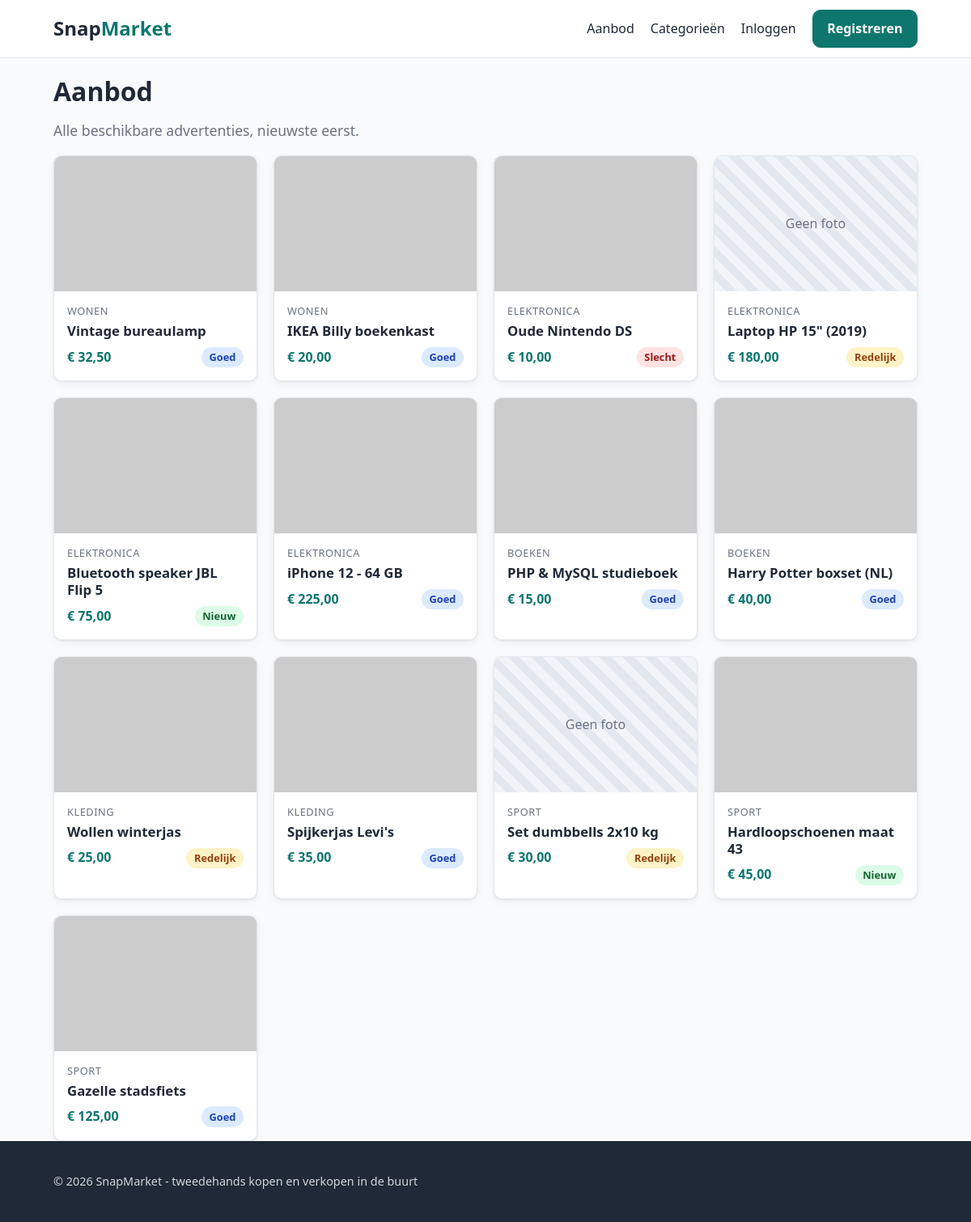
The page /items_index.php on the database its author committed.
### tables this page shows
CREATE TABLE items (
    id INT UNSIGNED NOT NULL AUTO_INCREMENT,
    titel VARCHAR(100) NOT NULL,
    omschrijving TEXT NOT NULL,
    prijs INT UNSIGNED NOT NULL,
    conditie ENUM('nieuw', 'goed', 'redelijk', 'slecht') NOT NULL,
    status ENUM('beschikbaar', 'verkocht') NOT NULL DEFAULT 'beschikbaar',
    foto_url VARCHAR(255) NULL,
    user_id INT UNSIGNED NOT NULL,
    category_id INT UNSIGNED NOT NULL,
    deleted_at DATETIME NULL,
    created_at TIMESTAMP NOT NULL DEFAULT CURRENT_TIMESTAMP,
    PRIMARY KEY (id),
    CONSTRAINT fk_items_user FOREIGN KEY (user_id) REFERENCES users (id),
    CONSTRAINT fk_items_category FOREIGN KEY (category_id) REFERENCES categories (id)
);

CREATE TABLE categories (
    id INT UNSIGNED NOT NULL AUTO_INCREMENT,
    naam VARCHAR(50) NOT NULL,
    omschrijving VARCHAR(255) NOT NULL,
    PRIMARY KEY (id),
    UNIQUE KEY uq_categories_naam (naam)
);

### www/functions.php (called while the page is built, shortened)
<?php
function formatPrijs($centen)
{
    return '€ ' . number_format($centen / 100, 2, ',', '.');
}

### www/item_card.php (the view, shortened to what this page needs)
<a class="card" href="item_detail.php?id=<?php echo $item['id']; ?>">
    <div class="card-image">
        <?php if (!empty($item['foto_url'])) : ?>
            <img src="<?php echo htmlspecialchars($item['foto_url']); ?>" alt="<?php echo htmlspecialchars($item['titel']); ?>" loading="lazy">
        <?php else : ?>
            <div class="no-image">Geen foto</div>
        <?php endif; ?>
    </div>
    <div class="card-body">
        <p class="card-category"><?php echo htmlspecialchars($item['categorie_naam']); ?></p>
        <h3 class="card-title"><?php echo $item['titel']; ?></h3>
        <div class="card-meta">
            <span class="price"><?php echo formatPrijs($item['prijs']); ?></span>
            <span class="badge badge-<?php echo htmlspecialchars($item['conditie']); ?>"><?php echo htmlspecialchars(ucfirst($item['conditie'])); ?></span>
        </div>
    </div>
</a>

### www/items_index.php (shortened to what this page needs)
<?php
require 'database.php';
require 'functions.php';
$category = null;
if ($category) {
    $sql = "SELECT items.*, categories.naam AS categorie_naam
            FROM items
            JOIN categories ON items.category_id = categories.id
            WHERE items.status = 'beschikbaar' AND items.deleted_at IS NULL
            AND items.category_id = :category_id
            ORDER BY items.created_at DESC";
    $stmt = $conn->prepare($sql);
    $stmt->execute(['category_id' => $category['id']]);
} else {
    $sql = "SELECT items.*, categories.naam AS categorie_naam
            FROM items
            JOIN categories ON items.category_id = categories.id
            WHERE items.status = 'beschikbaar' AND items.deleted_at IS NULL
            ORDER BY items.created_at DESC";
    $stmt = $conn->prepare($sql);
    $stmt->execute();
}
$items = $stmt->fetchAll(PDO::FETCH_ASSOC);
require 'header.php';
?>
<main class="container">
    <?php if ($category) : ?>
        <p class="breadcrumb"><a href="items_index.php">Aanbod</a> / <?php echo htmlspecialchars($category['naam']); ?></p>
        <h1><?php echo htmlspecialchars($category['naam']); ?></h1>
        <p class="lead"><?php echo htmlspecialchars($category['omschrijving']); ?></p>
    <?php else : ?>
        <h1>Aanbod</h1>
        <p class="lead">Alle beschikbare advertenties, nieuwste eerst.</p>
    <?php endif; ?>
    <?php if (empty($items)) : ?>
        <p class="empty">Er zijn hier nog geen advertenties.</p>
    <?php else : ?>
        <div class="grid">
            <?php foreach ($items as $item) : ?>
                <?php include 'item_card.php'; ?>
            <?php endforeach; ?>
        </div>
    <?php endif; ?>
</main>
<?php require 'footer.php'; ?>

### www/css/style.css (style rules this page uses)
:root { --color-primary: #0f766e; --color-primary-dark: #115e59; --color-accent: #f59e0b; --color-text: #1f2937; --color-muted: #6b7280; --color-border: #e5e7eb; --color-bg: #f8fafc; --color-white: #ffffff; --color-error: #b91c1c; --color-success: #15803d; --radius: 10px; --shadow: 0 1px 3px rgba(0, 0, 0, 0.08), 0 4px 12px rgba(0, 0, 0, 0.04); }
* { box-sizing: border-box; }
body { margin: 0; font-family: system-ui, -apple-system, "Segoe UI", Roboto, sans-serif; color: var(--color-text); background: var(--color-bg); line-height: 1.6; display: flex; flex-direction: column; min-height: 100vh; }
main { flex: 1; padding-top: 2rem; padding-bottom: 3rem; }
a { color: var(--color-primary); }
h1, h2, h3 { line-height: 1.25; }
img { max-width: 100%; display: block; }
.container { width: 100%; max-width: 1100px; margin: 0 auto; padding: 0 1rem; }
.lead { color: var(--color-muted); font-size: 1.1rem; margin-top: -0.5rem; }
.grid { display: grid; grid-template-columns: repeat(auto-fill, minmax(230px, 1fr)); gap: 1.25rem; }
.card { display: flex; flex-direction: column; background: var(--color-white); border: 1px solid var(--color-border); border-radius: var(--radius); overflow: hidden; box-shadow: var(--shadow); color: var(--color-text); text-decoration: none; transition: transform 0.15s ease; }
.card-image { position: relative; aspect-ratio: 3 / 2; background: var(--color-border); }
.card-image img { width: 100%; height: 100%; object-fit: cover; }
.card-body { padding: 0.9rem 1rem 1rem; }
.card-category { margin: 0; font-size: 0.8rem; color: var(--color-muted); text-transform: uppercase; letter-spacing: 0.04em; }
.card-title { margin: 0.2rem 0 0.6rem; font-size: 1.05rem; }
.card-meta { display: flex; align-items: center; justify-content: space-between; }
.no-image { display: flex; align-items: center; justify-content: center; width: 100%; height: 100%; color: var(--color-muted); background: repeating-linear-gradient(45deg, #f1f5f9, #f1f5f9 10px, #e2e8f0 10px, #e2e8f0 20px); }
.price { font-weight: 700; color: var(--color-primary); }
.badge { display: inline-block; padding: 0.15rem 0.6rem; border-radius: 999px; font-size: 0.8rem; font-weight: 600; background: var(--color-border); }
.badge-nieuw { background: #dcfce7; color: #166534; }
.badge-goed { background: #dbeafe; color: #1e40af; }
.badge-redelijk { background: #fef3c7; color: #92400e; }
.badge-slecht { background: #fee2e2; color: #991b1b; }

### rows shown on the page
items: category.naam "WONEN", titel "Vintage bureaulamp", prijs "€ 32,50", conditie "Goed"
items: category.naam "WONEN", titel "IKEA Billy boekenkast", prijs "€ 20,00", conditie "Goed"
items: category.naam "ELEKTRONICA", titel "Oude Nintendo DS", prijs "€ 10,00", conditie "Slecht"
items: shows "Geen foto", category.naam "ELEKTRONICA", titel "Laptop HP 15\" (2019)", prijs "€ 180,00", conditie "Redelijk"
items: category.naam "ELEKTRONICA", titel "Bluetooth speaker JBL Flip 5", prijs "€ 75,00", conditie "Nieuw"
items: category.naam "ELEKTRONICA", titel "iPhone 12 - 64 GB", prijs "€ 225,00", conditie "Goed"
items: category.naam "BOEKEN", titel "PHP & MySQL studieboek", prijs "€ 15,00", conditie "Goed"
items: category.naam "BOEKEN", titel "Harry Potter boxset (NL)", prijs "€ 40,00", conditie "Goed"
items: category.naam "KLEDING", titel "Wollen winterjas", prijs "€ 25,00", conditie "Redelijk"
items: category.naam "KLEDING", titel "Spijkerjas Levi's", prijs "€ 35,00", conditie "Goed"
items: shows "Geen foto", category.naam "SPORT", titel "Set dumbbells 2x10 kg", prijs "€ 30,00", conditie "Redelijk"
items: category.naam "SPORT", titel "Hardloopschoenen maat 43", prijs "€ 45,00", conditie "Nieuw"
items: category.naam "SPORT", titel "Gazelle stadsfiets", prijs "€ 125,00", conditie "Goed"
